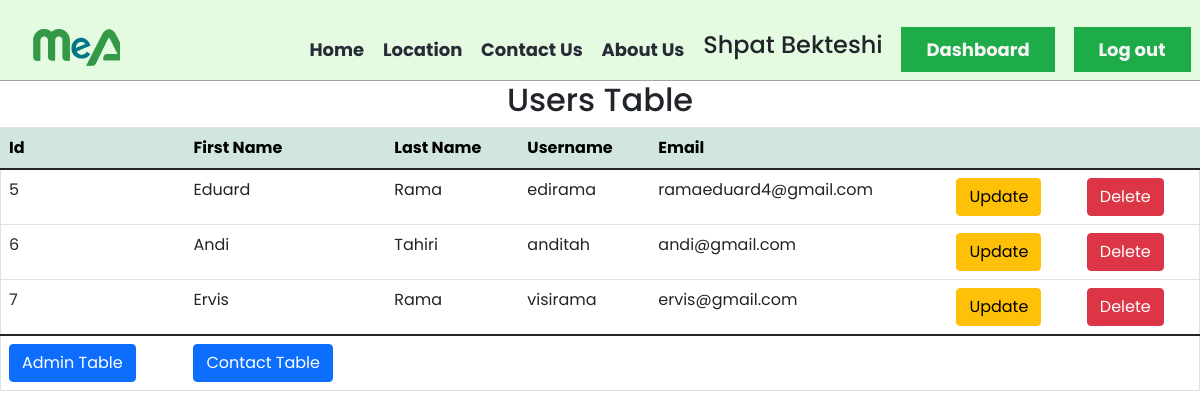
Screenshot of /admin/dashboard.php (signed in) with the database file from the repository.
### tables this page shows
CREATE TABLE `users` (
  `id` int(11) NOT NULL,
  `Name` varchar(30) NOT NULL,
  `Surname` varchar(30) NOT NULL,
  `Username` varchar(30) NOT NULL,
  `Email` varchar(30) NOT NULL,
  `Password` varchar(30) NOT NULL
);

### admin/dashboard.php (the view)
<?php
  include_once "admin_header.php";
  if (isset($_SESSION['Useradmin'])) {
?>
<h2 style="text-align: center;">Users Table</h2>
<table border="1" class="table" id="userTable">
  <thead class="table-success">
      <th>Id</th>
      <th>First Name</th>
      <th>Last Name</th>
      <th>Username</th>
      <th>Email</th>
      <th colspan="2"></th>
  </thead>
  <tbody>
    <?php
      $sqlUser = "SELECT * FROM users";
      $getUsers = $conn->prepare($sqlUser);
      $getUsers->execute();
      $users = $getUsers->fetchAll();
      foreach ($users as $user) {
      ?>
        <tr>
          <td data-label="Id"><?php echo $user['id']; ?></td>
          <td data-label="First Name"><?php echo $user['Name']; ?></td>
          <td data-label="Last Name"><?php echo $user['Surname']; ?></td>
          <td data-label="Username"><?php echo $user['Username']; ?></td>
          <td data-label="Email"><?php echo $user['Email']; ?></td>
          <td data-label=""><a href="update_user.php?id=<?php echo $user['id'] ?>" class="btn btn-warning">Update</a></td>
          <td data-label=""><a href="delete_user.php?id=<?php echo $user['id'] ?>" class="btn btn-danger">Delete</a></td>
        </tr>
      <?php
      }
    ?>
  </tbody>
  <tfoot>
    <tr>
      <td><a href="admin_dashboard.php" class="btn btn-primary">Admin Table</a></td>
      <td><a href="contact_dashboard.php" class="btn btn-primary">Contact Table</a></td>
    </tr>
  </tfoot>
</table>
</body>
</html>
<?php } else {
  header("location: admin_login.php?you+need+to+login");
}
?>

### admin/admin_header.php (shortened to what this page needs)
<!DOCTYPE html>
<html>
<head>
  <link rel="stylesheet" href="https://cdnjs.cloudflare.com/ajax/libs/font-awesome/6.0.0-beta3/css/all.min.css">
  <link rel="stylesheet" href="../CSS/Style.css">
  <link rel="stylesheet" href="../CSS/login.css">
  <link href="https://cdn.jsdelivr.net/npm/bootstrap@5.1.3/dist/css/bootstrap.min.css" rel="stylesheet">
</head>
<body>
  <header class="header">
    <nav class="nav">
          <div class="logo">
            <a href="../index.php"><img  src="../img/PNG logo.png" alt="MEA_logo"></a>
          </div>
          <div class="navBar" id="navBar">
              <div>
                <a href="../index.php">Home</a>
              </div>
            <div>
              <a target="_blank" href="https://www.google.com/maps/place/Mbrojtja+e+Ambientit/@42.3710962,21.199601,17z/data=!3m1!4b1!4m5!3m4!1s0x13547dba0a090c11:0xbd2d5cdba67bf3ea!8m2!3d42.3710923!4d21.2017897">Location</a>
            </div>
            <div>
              <a href="../contact.php">Contact Us</a>
            </div>
            <div>
              <a id="active" href="../about.php">About Us</a>
            </div>
        <?php
          if (isset($_SESSION['Useradmin'])) {
            ?>
              <h4><?php echo $_SESSION['Name'] . " " . $_SESSION['Surname']; ?></h4>
              <a href="dashboard.php" class="button"><button>Dashboard</button></a>
              <a href="../backend/logout.php" class="button"><button>Log out</button></a>
            <?php
          }
        ?>
      </div>
    </nav>
  </header>

### CSS/Style.css (style rules this page uses)
* { margin: 0; padding: 0; box-sizing: border-box; font-family: 'Poppins', sans-serif; }
body { top: 0; line-height: 1.5; }
#active::after { content: ''; display: flex; margin-left: -10%; width: 120%; height: 10%; border-radius: 10px; background: #11a73eee; }
header { background-color: rgb(228, 250, 225); position: relative; width: 100%; top: 0; left: 0; border-bottom: solid 1px rgba(40, 42, 53, 0.39); font-family: 'Poppins', sans-serif; }
.logo { width: 1rem; }
.logo img { width: 6rem; }
.nav { display: flex; flex-direction: row; padding-top: 10px; justify-content: space-between; font-weight: bold; font-size: 18px; }
.navBar { display: none; background-color: rgb(228, 250, 225); flex-direction: column; justify-content: center; align-items: center; width: 100%; padding-top: 10px; }
button { padding: 9px 25px; margin: 10px; background-color: #11a73eee; border: none; border-radius: 50px; cursor: pointer; transition: all 0.3s ease-in-out 0s; color: whitesmoke; text-decoration: none; font-weight: bold; font-size: 18px; }
.navBar a { color: rgb(40, 42, 53); text-decoration: none; }
.navBar a { transition: all 0.3s ease-in-out 0s; }
@media screen and (min-width: 1024px) { .navBar { display: flex; white-space: nowrap; flex-direction: row; justify-content: space-around; width: 90%; padding-top: 10px; padding-left: 15%; } }
@media screen and (min-width: 1024px) { .logo img { width: 8rem; } }
body { font-weight: 100; font-size: 12px; line-height: 30px; color: rgb(40, 42, 53); background: white; }
.table { width: 100%; border-collapse: collapse; }

### CSS/login.css (style rules this page uses)
* { margin: 0; padding: 0; box-sizing: border-box; }
body { line-height: 1.5; top: 0; font-size: 18px; background: url(./background.jpg); }

### rows the page displays
users: id "5", Name "Eduard", Surname "Rama", Username "edirama", Email "ramaeduard4@gmail.com"
users: id "6", Name "Andi", Surname "Tahiri", Username "anditah", Email "andi@gmail.com"
users: id "7", Name "Ervis", Surname "Rama", Username "visirama", Email "ervis@gmail.com"

### other values shown
$_SESSION['Name'] "Shpat"
$_SESSION['Surname'] "Bekteshi"
